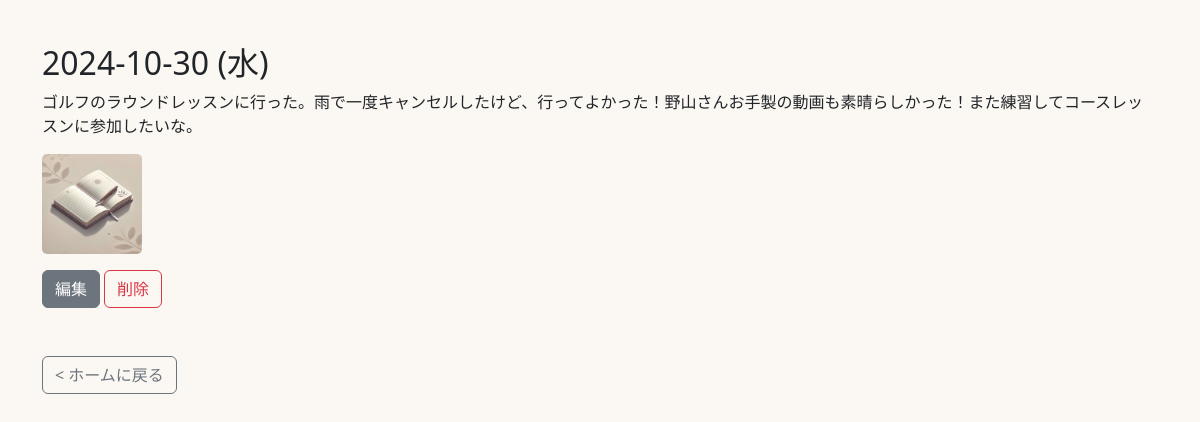
/detail/3 (signed in), run on the app's committed database.
### tables this page shows
CREATE TABLE diary (
    id INTEGER PRIMARY KEY AUTOINCREMENT,
    date TEXT UNIQUE,
    content TEXT,
    filename TEXT,
    user_id INTEGER
);

### app.py (the view)
@app.route("/detail/<int:entry_id>")
def detail(entry_id):
    with get_db_connection() as conn:
        cursor = conn.cursor()
        cursor.execute("SELECT * FROM diary WHERE id=?", (entry_id,))
        entry = cursor.fetchone()
        if entry is None:
            return "日記が見つかりません", 404
        entry_date = datetime.strptime(entry[1], "%Y-%m-%d")
        weekday = WEEKDAYS[entry_date.weekday()]
        entry = entry + (weekday,)
    return render_template(
        "detail.html",
        entry=entry,
        use_cgi=app.config["USE_CGI"],
    )

### app.py (called while the page is built)
def get_db_connection():
    return sqlite3.connect(DATABASE_PATH)

### templates/detail.html (shortened to what this page needs)
<!DOCTYPE html>
<html lang="ja">
<head>
    <link href="https://cdn.jsdelivr.net/npm/bootstrap@5.3.2/dist/css/bootstrap.min.css" rel="stylesheet">
    <link rel="stylesheet" href="{{ url_for('static', filename='style.css') }}">
</head>
<body class="card-background">
    <div class="container mt-4">
        <h2>{{ entry[1] }} ({{ entry[5] }})</h2>
        <p class="card-text entry-content">{{ entry[2] }}</p>
        {% if entry[3] and entry[3] != 'default.jpg' %}
        <div class="mb-3">
            {% if entry[3].endswith('.mp4') %}
            <video class="thumbnail" controls>
                <source src="{{ url_for('uploaded_file', filename=entry[3]) }}" type="video/mp4">
                お使いのブラウザは動画タグに対応していません。
            </video>
            {% else %}
            <img src="{{ url_for('uploaded_file', filename=entry[3]) }}" class="thumbnail" alt="日記画像">
            {% endif %}
        </div>
        {% else %}
        <img src="{{ url_for('static', filename='uploads/default.jpg') }}" class="thumbnail" alt="デフォルト画像">
        {% endif %}
        <div class="mt-3 d-flex">
            {% if use_cgi %}
                <a href="{{ url_for('edit', entry_id=entry[0], _external=True).replace('tani-chika.com/', 'tani-chika.com/index.cgi/') }}" class="btn btn-secondary me-2">編集</a>
            {% else %}
                <a href="{{ url_for('edit', entry_id=entry[0]) }}" class="btn btn-secondary me-1">編集</a>
            {% endif %}
            <form action="{{ url_for('delete', entry_id=entry[0]) }}" method="POST"
                onsubmit="return confirm('本当にこの日記を削除してよろしいですか？');">
                <button type="submit" class="btn btn-outline-danger me-1"
                onclick="confirmDelete('{{ entry[1] }}', {{ entry[0] }})">削除</button>
            </form>
        </div>
        <a href="/" class="btn btn-outline-secondary mt-5">&lt; ホームに戻る</a>
    </div>
</body>
</html>

### static/style.css (style rules this page uses)
body { background-color: #E8DCCB; }
.card-background { background-color: #FBF7F2; min-height: 100vh; padding: 20px; }
.entry-content { word-break: break-word; white-space: normal; }

### templates/detail.html (style rules this page uses)
.thumbnail { width: 100px; height: 100px; object-fit: cover; border-radius: 5px; }

### data on the page
diary: date "2024-10-30", content "ゴルフのラウンドレッスンに行った。雨で一度キャンセルしたけど、行ってよかった！野山さんお手製の動画も素晴らしかった！また練習してコースレッスンに参加したいな。"

### other printed values
{{ entry[5] }} "水"
